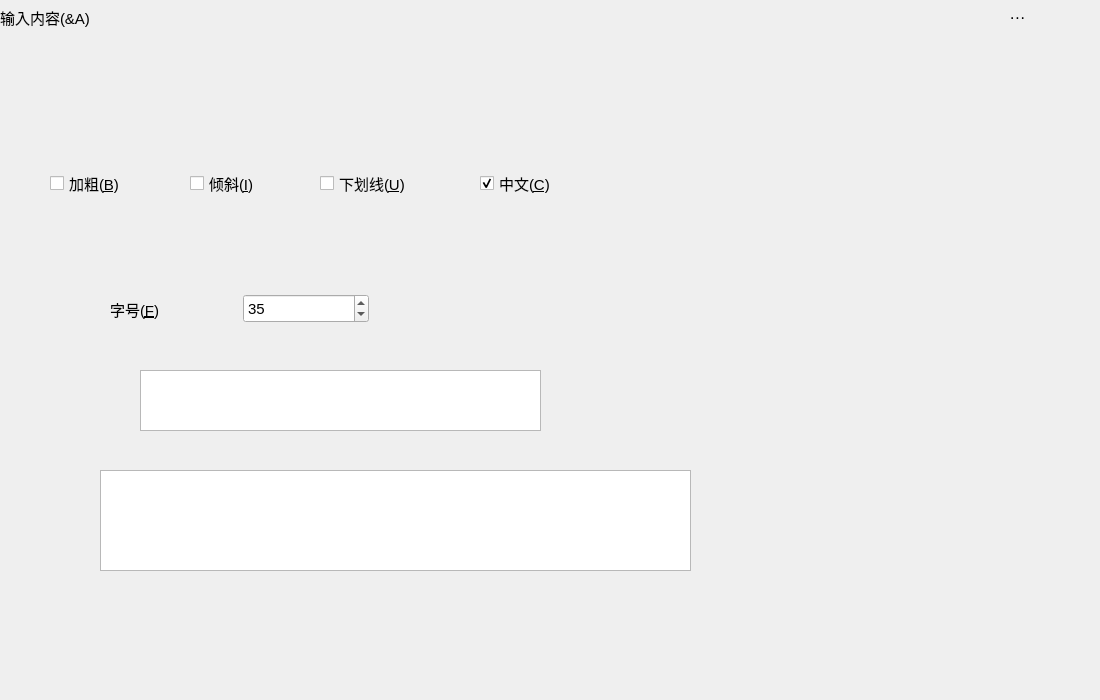
<?xml version="1.0" encoding="UTF-8"?>
<ui version="4.0">
 <class>MainWindow</class>
 <widget class="QMainWindow" name="MainWindow">
  <property name="geometry">
   <rect>
    <x>0</x>
    <y>0</y>
    <width>1100</width>
    <height>700</height>
   </rect>
  </property>
  <property name="sizePolicy">
   <sizepolicy hsizetype="Preferred" vsizetype="Preferred">
    <horstretch>0</horstretch>
    <verstretch>3</verstretch>
   </sizepolicy>
  </property>
  <property name="windowTitle">
   <string>MainWindow</string>
  </property>
  <widget class="QWidget" name="centralwidget">
   <widget class="QCheckBox" name="checkBox_Itailic">
    <property name="geometry">
     <rect>
      <x>190</x>
      <y>170</y>
      <width>122</width>
      <height>27</height>
     </rect>
    </property>
    <property name="font">
     <font>
      <pointsize>11</pointsize>
     </font>
    </property>
    <property name="text">
     <string>倾斜(&amp;I)</string>
    </property>
   </widget>
   <widget class="QCheckBox" name="checkBox_Bold">
    <property name="geometry">
     <rect>
      <x>50</x>
      <y>170</y>
      <width>122</width>
      <height>27</height>
     </rect>
    </property>
    <property name="font">
     <font>
      <pointsize>11</pointsize>
     </font>
    </property>
    <property name="text">
     <string>加粗(&amp;B)</string>
    </property>
   </widget>
   <widget class="QPushButton" name="pushButton_About">
    <property name="geometry">
     <rect>
      <x>662</x>
      <y>0</y>
      <width>711</width>
      <height>35</height>
     </rect>
    </property>
    <property name="font">
     <font>
      <pointsize>12</pointsize>
      <bold>false</bold>
     </font>
    </property>
    <property name="cursor">
     <cursorShape>WhatsThisCursor</cursorShape>
    </property>
    <property name="styleSheet">
     <string notr="true">QPushButton{border-radius:15px}</string>
    </property>
    <property name="locale">
     <locale language="Chuvash" country="Russia"/>
    </property>
    <property name="text">
     <string>···</string>
    </property>
    <property name="autoRepeatInterval">
     <number>99</number>
    </property>
    <property name="default">
     <bool>false</bool>
    </property>
    <property name="flat">
     <bool>false</bool>
    </property>
   </widget>
   <widget class="QLabel" name="label_Input">
    <property name="geometry">
     <rect>
      <x>0</x>
      <y>0</y>
      <width>683</width>
      <height>35</height>
     </rect>
    </property>
    <property name="font">
     <font>
      <pointsize>11</pointsize>
     </font>
    </property>
    <property name="text">
     <string>输入内容(&amp;A)</string>
    </property>
   </widget>
   <widget class="QCheckBox" name="checkBox_Chinese">
    <property name="geometry">
     <rect>
      <x>480</x>
      <y>170</y>
      <width>122</width>
      <height>27</height>
     </rect>
    </property>
    <property name="font">
     <font>
      <pointsize>11</pointsize>
     </font>
    </property>
    <property name="text">
     <string>中文(&amp;C)</string>
    </property>
    <property name="checked">
     <bool>true</bool>
    </property>
   </widget>
   <widget class="QCheckBox" name="checkBox_Underline">
    <property name="geometry">
     <rect>
      <x>320</x>
      <y>170</y>
      <width>122</width>
      <height>27</height>
     </rect>
    </property>
    <property name="font">
     <font>
      <pointsize>11</pointsize>
     </font>
    </property>
    <property name="text">
     <string>下划线(&amp;U)</string>
    </property>
   </widget>
   <widget class="QSpinBox" name="spinBox_FontSize">
    <property name="geometry">
     <rect>
      <x>243</x>
      <y>294</y>
      <width>126</width>
      <height>29</height>
     </rect>
    </property>
    <property name="maximumSize">
     <size>
      <width>571</width>
      <height>16777215</height>
     </size>
    </property>
    <property name="font">
     <font>
      <pointsize>11</pointsize>
     </font>
    </property>
    <property name="value">
     <number>35</number>
    </property>
   </widget>
   <widget class="QLabel" name="label_FontSize">
    <property name="geometry">
     <rect>
      <x>110</x>
      <y>270</y>
      <width>126</width>
      <height>78</height>
     </rect>
    </property>
    <property name="font">
     <font>
      <pointsize>11</pointsize>
     </font>
    </property>
    <property name="text">
     <string>字号(&amp;F)</string>
    </property>
    <property name="buddy">
     <cstring>spinBox_FontSize</cstring>
    </property>
   </widget>
   <widget class="QTextBrowser" name="textBrowser_Output">
    <property name="geometry">
     <rect>
      <x>100</x>
      <y>470</y>
      <width>591</width>
      <height>101</height>
     </rect>
    </property>
    <property name="font">
     <font>
      <pointsize>11</pointsize>
     </font>
    </property>
    <property name="styleSheet">
     <string notr="true"/>
    </property>
   </widget>
   <widget class="QPlainTextEdit" name="plainTextEdit_Input">
    <property name="geometry">
     <rect>
      <x>140</x>
      <y>370</y>
      <width>401</width>
      <height>61</height>
     </rect>
    </property>
    <property name="font">
     <font>
      <pointsize>11</pointsize>
     </font>
    </property>
   </widget>
  </widget>
 </widget>
 <resources/>
 <connections/>
</ui>
